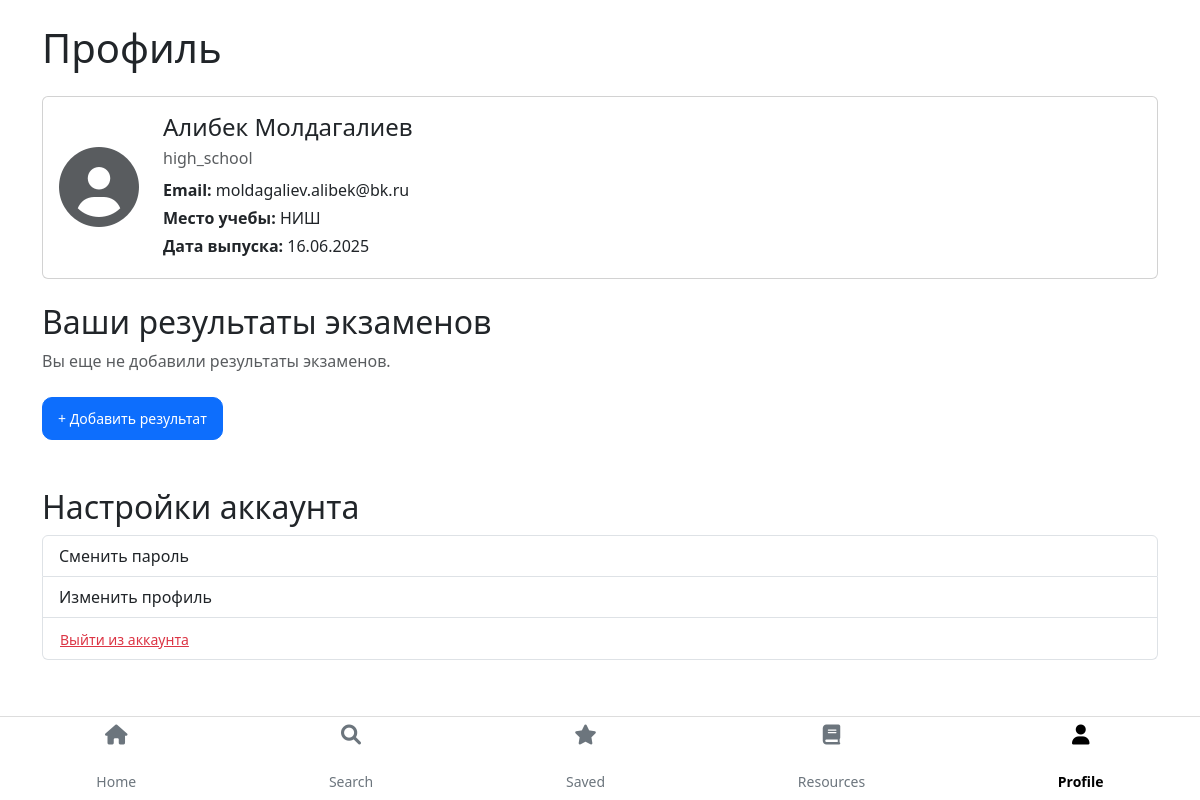
/profile/ (signed in), run on the app's committed database.
### universities/models.py (models this page shows, shortened)
class Profile(models.Model):
    user = models.OneToOneField(User, on_delete=models.CASCADE)
    school_name = models.CharField(max_length=100, blank=True, null=True)
    SCHOOL_TYPE_CHOICES = [
        ('high_school', 'Старшая школа'),
        ('middle_school', 'Средняя школа'),
        ('university', 'Университет'),
        ('other', 'Другое'),
    ]
    school_type = models.CharField(max_length=20, choices=SCHOOL_TYPE_CHOICES, blank=True, null=True)
    graduation_date = models.DateField(blank=True, null=True)

### universities/views.py (the view, shortened to what this page needs)
# urls.py: path('profile/', views.profile, name='profile'),
@login_required
def profile(request):
    profile = request.user.profile
    exams = Exam.objects.all()
    user_exam_results = UserExamResult.objects.filter(user=request.user)
    return render(request, 'universities/profile.html', {
        'exams': exams,
        'user_exam_results': user_exam_results,
        'profile': profile,
    })

### universities/templates/universities/profile.html (shortened to what this page needs)
{% extends 'universities/base.html' %}
{% block content %}
<h1 class="mb-4">Профиль</h1>
<div class="card mb-4">
    <div class="card-body d-flex align-items-center">
        <div class="me-4">
            <i class="fas fa-user-circle fa-5x text-muted"></i>
        </div>
        <div>
            <h4 class="card-title mb-1">
                {{ user.first_name|default:"John" }} {{ user.last_name|default:"Doe" }}
            </h4>
            <p class="text-muted mb-2">{{ profile.school_type|default:"Тип учебного заведения не указан" }}</p>
            <p class="mb-1"><strong>Email:</strong> {{ user.email }}</p>
            <p class="mb-1"><strong>Место учебы:</strong> {{ profile.school_name|default:"Не указано" }}</p>
            <p class="mb-1"><strong>Дата выпуска:</strong> {{ profile.graduation_date|date:"d.m.Y" }}</p>
        </div>
    </div>
</div>
<h2 class="mt-4">Ваши результаты экзаменов</h2>
{% if user_exam_results %}
<ul class="list-group mb-4">
    {% for result in user_exam_results %}
    <li class="list-group-item d-flex justify-content-between align-items-center">
        <div>
            <strong>{{ result.exam.exam_name }}</strong>: {{ result.score }}
        </div>
        <form method="post" action="{% url 'universities:delete_exam_result' result.id %}" class="d-inline">
            {% csrf_token %}
            <button type="submit" class="btn btn-danger btn-sm">Удалить</button>
        </form>
    </li>
    {% endfor %}
</ul>
{% else %}
<p class="text-muted">Вы еще не добавили результаты экзаменов.</p>
{% endif %}
<div class="mt-4">
    <button type="button" class="btn btn-primary" data-bs-toggle="modal" data-bs-target="#addExamModal">
        + Добавить результат
    </button>
</div>
<h2 class="mt-5">Настройки аккаунта</h2>
<div class="list-group">
    <a href="{% url 'universities:password_change' %}" class="list-group-item list-group-item-action">Сменить пароль</a>
    <a href="{% url 'universities:edit_profile' %}" class="list-group-item list-group-item-action">Изменить профиль</a>
    <form method="post" action="{% url 'universities:logout' %}" class="list-group-item list-group-item-action">
        <button type="submit" class="btn btn-link text-danger p-0">Выйти из аккаунта</button>
    </form>
</div>
{% endblock %}

### universities/static/universities/css/styles.css (style rules this page uses)
body { margin-bottom: 60px; }
.btn { border-radius: 10px; font-size: 14px; font-weight: 500; padding: 10px 15px; text-align: center; transition: all 0.3s ease; }

### universities/templates/universities/base.html (style rules this page uses)
body { margin-bottom: 60px; }
.btn { border-radius: 10px; font-size: 14px; font-weight: 500; padding: 10px 15px; text-align: center; transition: all 0.3s ease; }

### data on the page
Profile: school_type "high_school", school_name "НИШ", graduation_date "16.06.2025"

### other printed values
{{ user.first_name|default:"John" }} "Алибек"
{{ user.last_name|default:"Doe" }} "Молдагалиев"
{{ user.email }} "moldagaliev.alibek@bk.ru"
